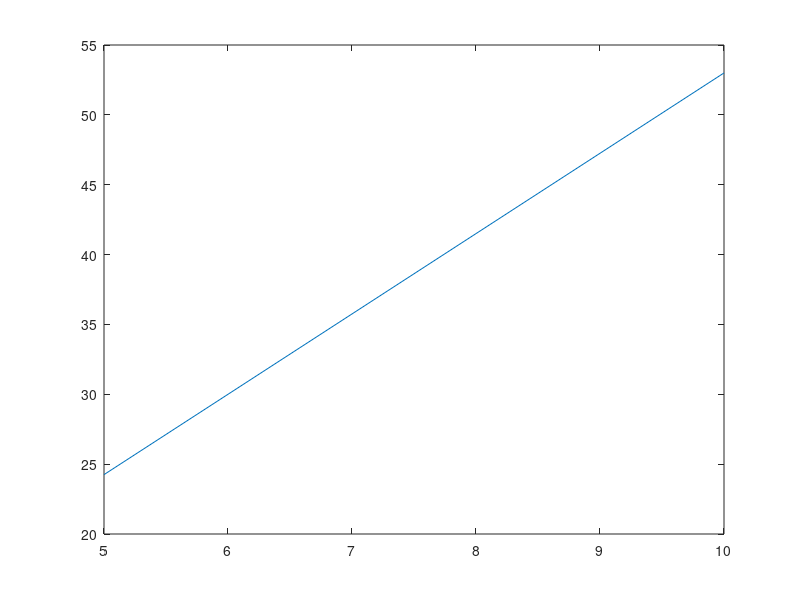

Source code (MATLAB):
clc
clear all

% Getting the minimum of equation x^2 = 4*y 
r=input('Enter the value of Gap factor: ');
x1=input('Enter the first approximation of x: ');
del=input('Enter the gap between successive approximations: ');

x2=x1+del
x11(1)=x1;
x11(2)=x2;
F1=(((x1+4)^2)/4)+4
F2=(((x2+4)^2)/4)+4
x3=x2;
F3=F2;
x11(3)=x3;

mf11(1)=F1;
mf11(2)=F2;
mf11(3)=F3;
ans=1
while ans==1
    
    if F2<F1
        del=(r*del);
        x3=x2+del;        %x(3)=x(2)+del
        F3=(((x3+4)^2)/4)+4;    % F3 is calculated
        x11(3)=x3;
        mf11(3)=F3;
    else
        var=F1;                %interchanging F2 and F1
        F1=F2;
        F2=var;
        
        var=x1;              %interchanging x(2) and x(1)
        x1=x2;
        x2=var;
        
        del=-del;
    end

   if F3<F2
        F1=F2;
        F2=F3;
        x1=x2;
        x2=x3;
        
        del=(r*del);
        x3=x2+del;        
        F3=(((x3+4)^2)/4)+4;
        x11(3)=x3;
        mf11(3)=F3;
   else 
       ans=F2
       break
    
   end
end

plot(x11,mf11)

% for i=1:n
%     F(i)=((x(i))^2)-y         % F1 is calculated
%     x(i+1)=x(i)+del         % x(2)=x(1)+del
%     F(i+1)=((x(i+1))^2)-y    % F2 is calculated
%     
%     if F(i+1)<F(i)
%         del=(r*del)
%         x(i+2)=x(i+1)+del        %x(3)=x(2)+del
%         F(i+2)=((x(i+2))^2)-y    % F3 is calculated
%     else
%         var=F(i)                %interchanging F2 and F1
%         F(i)=F(i+1)
%         F(i+1)=var
%         
%         varX=x(i)               %interchanging x(2) and x(1)
%         x(i)=x(i+1)
%         x(i+1)=varX
%         
%         del=-del
%     end
%     
%     if F(i+2)<=F(i+1)
%         F(i)=F(i+1)
%         F(i+1)=F(i+2)
%         x(i)=x(i+1)
%         x(i+1)=x(i+2)
%         
%         del=(r*del)
%         x(i+2)=x(i+1)+del        
%         F(i+2)=((x(i+2))^2)-y 
%     end
% end
        
    

